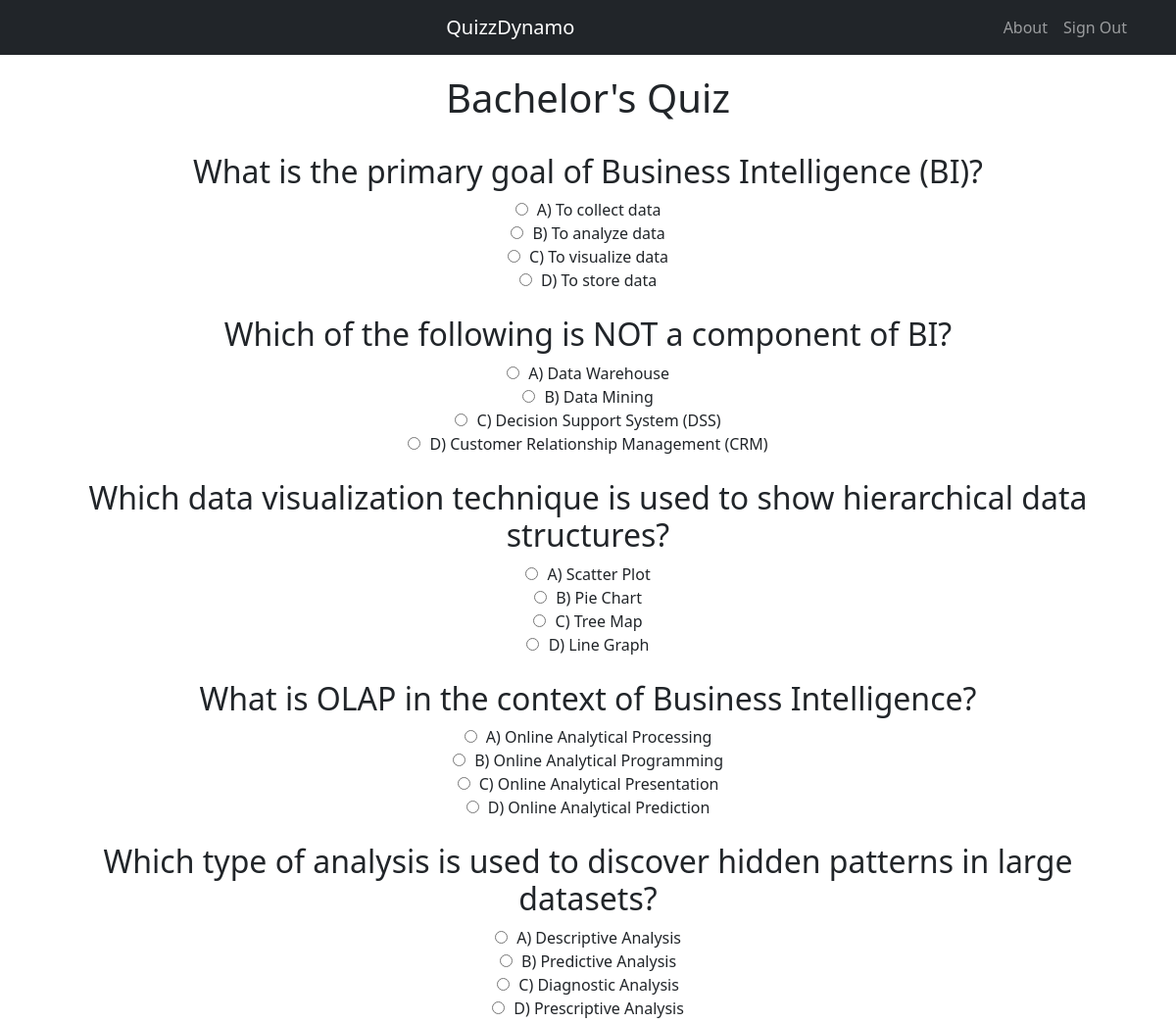
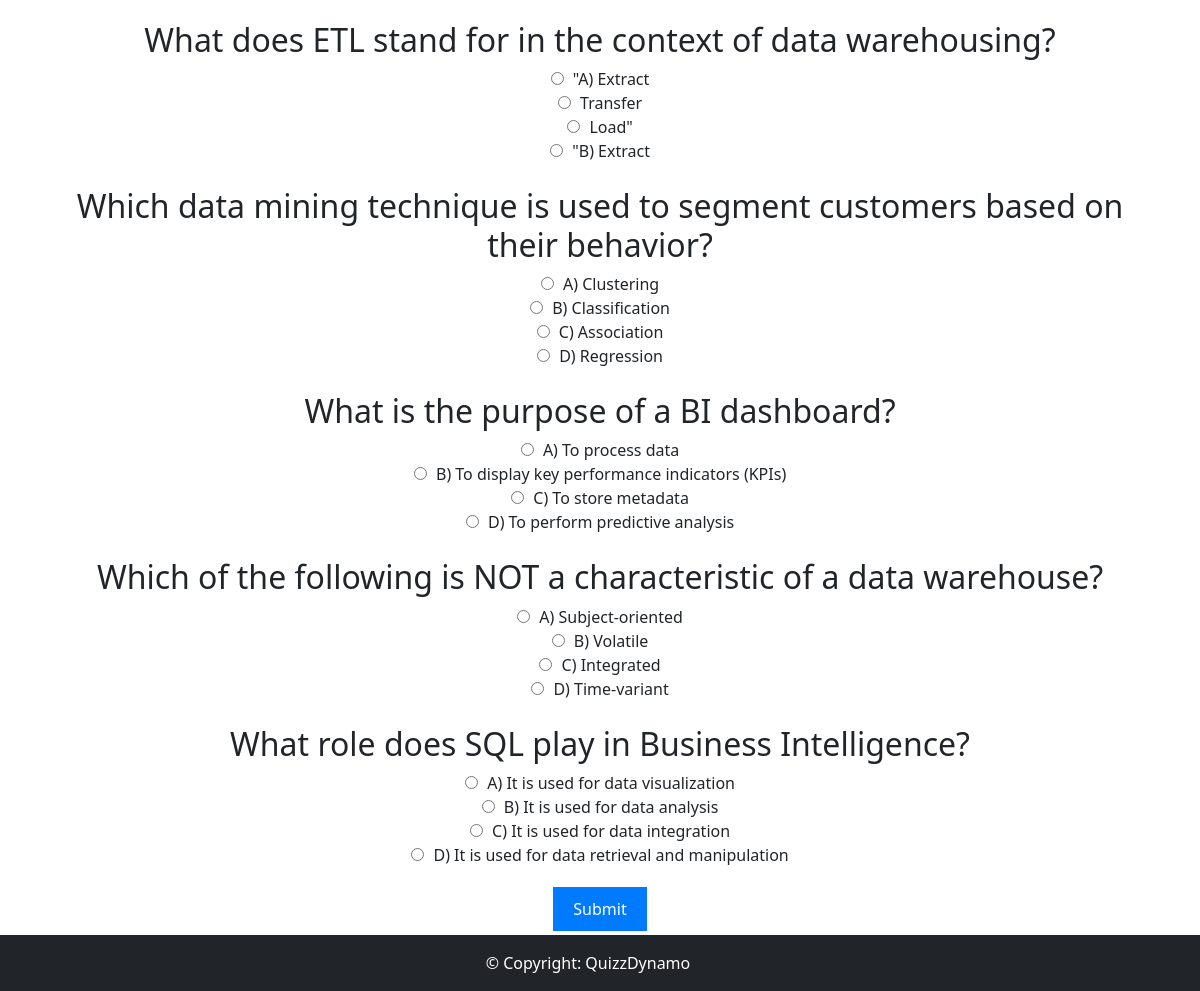
Page /QuizzDynamoApp/Home/DatabaseManagementSystemsQuiz/ on the committed database (2 pictures, top to bottom).
### QuizzDynamoApp/models.py (models this page shows, shortened)
class Quiz(models.Model):
    question_text = models.CharField(max_length=150)
    option_a = models.CharField(max_length=150)
    option_b = models.CharField(max_length=150)
    option_c = models.CharField(max_length=150)
    option_d = models.CharField(max_length=150)
    correct_answer = models.CharField(max_length=1, choices=[('A', 'A'), ('B', 'B'), ('C', 'C'), ('D', 'D')], default=('A'))

### QuizzDynamoApp/views.py (the view)
# urls.py: path('QuizzDynamoApp/Home/DatabaseManagementSystemsQuiz/', views.DatabaseManagementSystemsQuizMethod, name='DatabaseManagementSystemsQuizPage'),
def DatabaseManagementSystemsQuizMethod(request):
    if request.method == 'GET':
        quiz_questions = Quiz.objects.all()
        context = {'quiz_questions': quiz_questions}
        return render(request, 'QuizzDynamoApp/DatabaseManagementSystemsQuiz.html', context)
    else:
        return JsonResponse({'status': 'error', 'message': 'Invalid request method'})

### QuizzDynamoApp/templates/QuizzDynamoApp/DatabaseManagementSystemsQuiz.html (shortened to what this page needs)
{% load static %}
<!DOCTYPE html>
<html lang="en">
<head>
    <link href="https://cdn.jsdelivr.net/npm/bootstrap@5.3.0-alpha3/dist/css/bootstrap.min.css" rel="stylesheet"
>
    <link rel="stylesheet" href="{% static 'QuizzDynamoApp/css/newdatabasemanagementsystemssubmissionstyles.css' %}">
</head>
<body>
  <nav class="navbar navbar-expand-lg navbar-dark bg-dark">
    <div class="container">
        <nav class="navbar-brand">QuizzDynamo</nav>
         <div class="collapse navbar-collapse justify-content-end">
             <ul class="navbar-nav">
                <li class="nav-item">
                    <a class="nav-link" href="#">About</a>
                </li>
                <li class="nav-item">
                    <a class="nav-link" href="#">Sign Out</a>
                </li>
        </div>
    </div>
  </nav>
 {% block content %}
   <div class="custom-KeyPriorityDepartmentHeading">
    <div class="columnDepartment">
           <h1>Bachelor's Quiz</h1>
      <form id="quiz-form" method="post" action="{% url 'QuizzDynamoApp:DatabaseManagementSystemsSubmissionPage' %}">
    {% for question in quiz_questions %}
        <div>
            <br>
            <h2>{{ question.question_text }}</h2>
            <label>
                <input type="radio" name="option_{{ question.id }}" value="{{ question.option_a }}">
                {{ question.option_a }}
            </label><br>
            <label>
                <input type="radio" name="option_{{ question.id }}" value="{{ question.option_b }}">
                {{ question.option_b }}
            </label><br>
            <label>
                <input type="radio" name="option_{{ question.id }}" value="{{ question.option_c }}">
                {{ question.option_c }}
            </label><br>
            <label>
                <input type="radio" name="option_{{ question.id }}" value="{{ question.option_d }}">
                {{ question.option_d }}
            </label><br>
        </div>
    {% endfor %}
    <button type="submit">Submit</button>
</form>
    </div>
</div>
 {% endblock content %}
<footer class="bg-dark text-white text-center text-lg-start fixed-bottom">
  <div class="container-fluid p-3 row justify-content-center">
    <div class="row">
     <div class="text-center">
       © Copyright: QuizzDynamo
     </div>
    </div>
  </div>
</footer>
</body>
</html>

### QuizzDynamoApp/static/QuizzDynamoApp/css/newdatabasemanagementsystemssubmissionstyles.css (style rules this page uses)
.custom-KeyPriorityDepartmentHeading { display: flex; justify-content: center; margin-top: 20px; }
.columnDepartment { text-align: center; display: flex; flex-direction: column; justify-content: center; }
.columnKeyPriority, .columnSave, .columnDepartment { display: flex; flex-direction: column; justify-content: center; margin: 0 55px; }

### QuizzDynamoApp/templates/QuizzDynamoApp/DatabaseManagementSystemsQuiz.html (style rules this page uses)
input[type="radio"] { margin-right: 5px; }
form { margin-bottom: 20px; }
button[type="submit"] { margin-top: 20px; padding: 10px 20px; font-size: 16px; background-color: #007bff; color: #fff; border: none; cursor: pointer; margin-bottom: 40px; }

### rows in the picture
Quiz: question_text "What is the primary goal of Business Intelligence (BI)?", option_a "A) To collect data", option_b "B) To analyze data", option_c "C) To visualize data", option_d "D) To store data"
Quiz: question_text "Which of the following is NOT a component of BI?", option_a "A) Data Warehouse", option_b "B) Data Mining", option_c "C) Decision Support System (DSS)", option_d "D) Customer Relationship Management (CRM)"
Quiz: question_text "Which data visualization technique is used to show hierarchical data structures?", option_a "A) Scatter Plot", option_b "B) Pie Chart", option_c "C) Tree Map", option_d "D) Line Graph"
Quiz: question_text "What is OLAP in the context of Business Intelligence?", option_a "A) Online Analytical Processing", option_b "B) Online Analytical Programming", option_c "C) Online Analytical Presentation", option_d "D) Online Analytical Prediction"
Quiz: question_text "Which type of analysis is used to discover hidden patterns in large datasets?", option_a "A) Descriptive Analysis", option_b "B) Predictive Analysis", option_c "C) Diagnostic Analysis", option_d "D) Prescriptive Analysis"
Quiz: question_text "What does ETL stand for in the context of data warehousing?", option_a "\"A) Extract", option_b "Transfer", option_c "Load\"", option_d "\"B) Extract"
Quiz: question_text "Which data mining technique is used to segment customers based on their behavior?", option_a "A) Clustering", option_b "B) Classification", option_c "C) Association", option_d "D) Regression"
Quiz: question_text "What is the purpose of a BI dashboard?", option_a "A) To process data", option_b "B) To display key performance indicators (KPIs)", option_c "C) To store metadata", option_d "D) To perform predictive analysis"
Quiz: question_text "Which of the following is NOT a characteristic of a data warehouse?", option_a "A) Subject-oriented", option_b "B) Volatile", option_c "C) Integrated", option_d "D) Time-variant"
Quiz: question_text "What role does SQL play in Business Intelligence?", option_a "A) It is used for data visualization", option_b "B) It is used for data analysis", option_c "C) It is used for data integration", option_d "D) It is used for data retrieval and manipulation"
